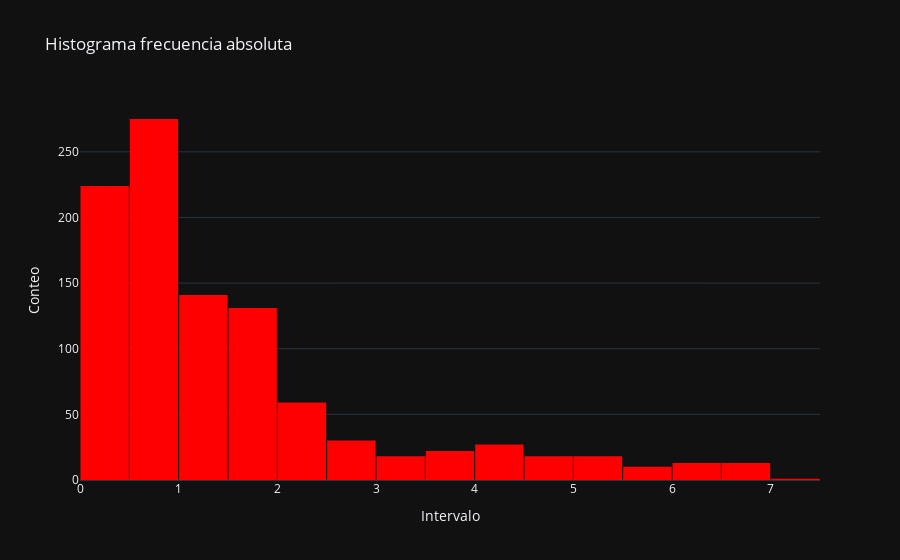

The cell this chart's notebook holds for it:
### Code cell
import plotly.express as px

fig = px.histogram(data_frame=df,                                   ## pasamos el dataframe
                   x='nivel_exposicion_campos',                     ## feature a plotear.
                   nbins = 15,                                      ## Número de bins
                   color_discrete_sequence= ['red'],                ## Color histograma.
                   labels={'nivel_exposicion_campos':'Intervalo',}, ## Nombre flotante
                   template='plotly_dark',                          ## Template.
                   title='Histograma frecuencia absoluta', )        ## Título plot.
fig.update_layout(bargap=0.02,                                      ## Separación barras.
                  yaxis_title='Conteo'                              ## Etiqueta eje y.
                  )
fig.update_traces(xbins = 
                  {'start': df['nivel_exposicion_campos'].min(),    ## Lim izq histograma
                   'end': df['nivel_exposicion_campos'].max(),}     ## Lim der histograma 
                  ) 
## Cambia la palabra 'count' por conteo en todo el plot.
fig.for_each_trace(lambda t:t.update(hovertemplate=t.hovertemplate.replace('count','Conteo')))                      
fig.show()

### Figure 1 — Plotly figure (JSON) as saved in the notebook; plotly's stock layout.template omitted (floating-point values rounded to 4 significant figures; data arrays with more than 128 entries replaced by an {"elided": "..."} marker saying what was removed)
{"data": [{"alignmentgroup": "True", "bingroup": "x", "hovertemplate": "Intervalo=%{x}<br>Conteo=%{y}<extra></extra>", "legendgroup": "", "marker": {"color": "red", "pattern": {"shape": ""}}, "name": "", "nbinsx": 15, "offsetgroup": "", "orientation": "v", "showlegend": false, "type": "histogram", "x": {"elided": "1000 float values"}, "xaxis": "x", "xbins": {"end": 7.33, "start": 0}, "yaxis": "y"}], "layout": {"bargap": 0.02, "barmode": "relative", "legend": {"tracegroupgap": 0}, "title": {"text": "Histograma frecuencia absoluta"}, "xaxis": {"anchor": "y", "domain": [0, 1], "title": {"text": "Intervalo"}}, "yaxis": {"anchor": "x", "domain": [0, 1], "title": {"text": "Conteo"}}}}
